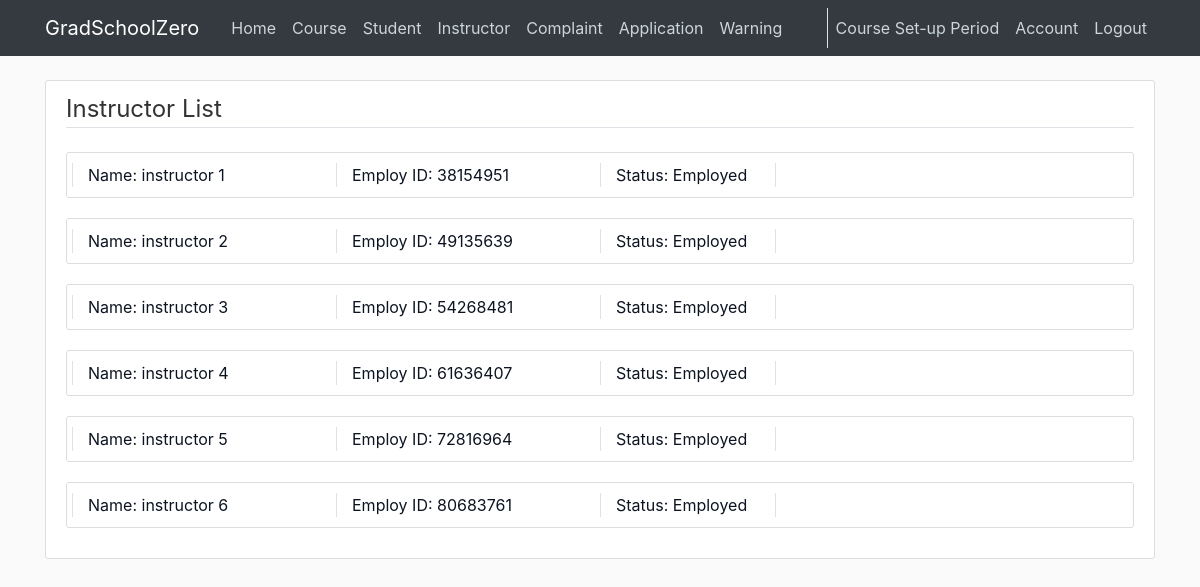
Screenshot of /instructor/list (signed in) with the database file from the repository.
### cunyzero/models.py (models this page shows, shortened)
class Period(db.Model):#set-up, registration, running, or grading period
    id = db.Column(db.Integer, primary_key=True)
    period = db.Column(db.Integer, nullable = False, default=0)#periods passed
    def getPeriodName(self):# returns set-up, registration, running, or grading period
        remainder = self.period % 4
        if remainder==0:
            return "Course Set-up Period"

class Instructor(db.Model):
    ownerId = db.Column(db.Integer, primary_key=True)
    status = db.Column(db.String(20), default='Employed')#fired, suspended, etc.
    firstname = db.Column(db.String(30), nullable=False)
    lastname = db.Column(db.String(30), nullable=False)
    warning = db.Column(db.Integer, nullable = False, default=0)
    user = db.relationship('User', backref='instructorOwner', lazy=True)
    warnings = db.relationship('Warning', backref='targetInstructor', lazy=True)
    courses = db.relationship('Course', backref='instructor', lazy=True)

### cunyzero/routes.py (the view)
@login_required
@app.route('/instructor/list', methods=['GET', 'POST'])
def instructor_manage():
    instructors = Instructor.query.all()
    return render_template("instructor-manage.html", title="Instructor Management", instructors=instructors)

### cunyzero/models.py (called while the page is built)
@login_manager.user_loader
def load_user(user_id):
    return User.query.get(int(user_id))

    def getPeriodName(self):
        return Period.query.all()[0].getPeriodName()

### cunyzero/templates/instructor-manage.html
{% extends "layout.html" %}
{% block content %}
    <div class="content-section">
        <legend class="border-bottom mb-4"> Instructor List </legend>
        {% for instructor in instructors%}
            <article class="btn-outline-info media content-section col-md-12">
                <a class="media-body row" style="text-decoration: none; color: #0d1421" href="{{ url_for('individual_review',role='Instructor',owner_id=instructor.ownerId)}}">
                    <div class="col-md-3 border-left">
                        Name: {{ instructor.firstname }} {{ instructor.lastname }}
                    </div>
                    <div class="col-md-3 border-left">
                        Employ ID:  {{ instructor.ownerId }}
                    </div>
                    <div class="col-md-2 border-left border-right">
                        Status: {{ instructor.status }}
                    </div>
                </a>
            </article>
        {% endfor %}
    </div>
{% endblock content %}

### cunyzero/templates/layout.html (shortened to what this page needs)
<!DOCTYPE html>
<html lang="en">
<head>
    <link rel="stylesheet" href="https://maxcdn.bootstrapcdn.com/bootstrap/4.0.0/css/bootstrap.min.css">
    <link rel="stylesheet" type="text/css" href="{{ url_for('static', filename='main.css') }}">
    <link rel="stylesheet" type="text/css" href="{{ url_for('static', filename='uicons-regular-rounded.css') }}">
</head>
<body id="bootstrap-overrides">
    <header class="site-header">
        <nav class="navbar navbar-expand-md navbar-dark bg-dark fixed-top">
            <div class="container">
                <a class="navbar-brand mr-4" href="/">GradSchoolZero</a>
                <div class="collapse navbar-collapse" id="navbarToggle">
                    <div class="navbar-nav mr-auto">
                        <a class="nav-item nav-link" href="{{ url_for('home') }}">Home</a>
                        {% if current_user.is_authenticated %}
                            {% if current_user.role == 'Visitor' %}
                                <a class="nav-item nav-link" href="{{ url_for('course_manage') }}">Course</a>
                                <a class="nav-item nav-link" href="{{ url_for('instructor_manage') }}">Instructor</a>
                            {% elif current_user.role == 'Admin' %}
                                <a class="nav-item nav-link" href="{{ url_for('course_manage') }}">Course</a>
                                <a class="nav-item nav-link" href="{{ url_for('student_manage') }}">Student</a>
                                <a class="nav-item nav-link" href="{{ url_for('instructor_manage') }}">Instructor</a>
                                <a class="nav-item nav-link" href="{{ url_for('complaint_manage') }}">Complaint</a>
                                <a class="nav-item nav-link" href="{{ url_for('application_manage') }}">Application</a>
                                <a class="nav-item nav-link" href="{{ url_for('review_warning_page') }}">Warning</a>
                            {% endif %}
                        {% endif %}
                    </div>
                    <div class="border-left navbar-nav">
                        {% if current_user.is_authenticated %}
                            {% if current_user.role == 'Visitor' %}
                                <a class="nav-item nav-link" href="{{ url_for('enrollment_application') }}">Enrollment</a>
                                <a class="nav-item nav-link" href="{{ url_for('logout') }}">Logout</a>
                            {% else %}
                                {% if current_user.role == "Admin" %}
                                    <a class="nav-item nav-link" href="{{ url_for('change_period') }}">{{current_user.getPeriodName()}}</a>
                                {% else %}
                                     <a class="nav-item nav-link">{{current_user.getPeriodName()}}</a>
                                {% endif %}
                                <a class="nav-item nav-link" href="{{ url_for('account') }}">Account</a>
                                <a class="nav-item nav-link" href="{{ url_for('logout') }}">Logout</a>
                            {% endif %}
                        {% else %}
                            <a class="nav-item nav-link" href="{{ url_for('login') }}">Login</a>
                            <a class="nav-item nav-link" href="{{ url_for('register') }}">Register</a>
                        {% endif %}
                    </div>
                </div>
            </div>
        </nav>
    </header>
    <main role="main" class="container">
        <div class="row">
            <div class="col-md-12">
                {% block content %}{% endblock %}
            </div>
        </div>
    </main>
</body>
</html>

### cunyzero/static/main.css (style rules this page uses)
body { background: #fafafa; color: #333333; margin-top: 5rem; }
.site-header .navbar-nav .nav-link { color: #cbd5db; }
.content-section { background: #ffffff; padding: 10px 20px; border: 1px solid #dddddd; border-radius: 3px; margin-bottom: 20px; }

### rows the page displays
Period: getPeriodName "Course Set-up Period"
Instructor: firstname "instructor", lastname "1", ownerId "38154951", status "Employed"
Instructor: firstname "instructor", lastname "2", ownerId "49135639", status "Employed"
Instructor: firstname "instructor", lastname "3", ownerId "54268481", status "Employed"
Instructor: firstname "instructor", lastname "4", ownerId "61636407", status "Employed"
Instructor: firstname "instructor", lastname "5", ownerId "72816964", status "Employed"
Instructor: firstname "instructor", lastname "6", ownerId "80683761", status "Employed"
